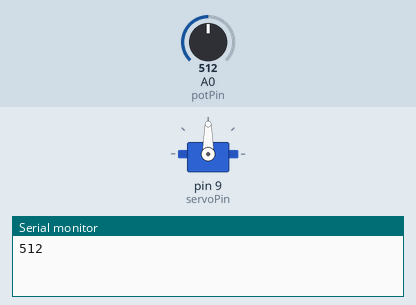
The sketch below on a simulated Arduino Uno, built with avr-gcc and run on an emulated ATmega328P. On the bench: servo, the last lines printed to the serial monitor. The test bench sets the inputs (shaded band); at power-on: A0 (potPin) = 512.

Above: at 1.2 s.
1.3 s: A0 (potPin) set to 716
At 2.1 s:
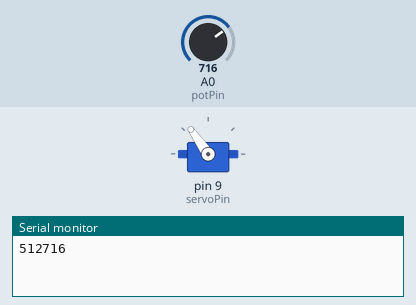
2.8 s: A0 (potPin) set to 900
At 3.3 s:
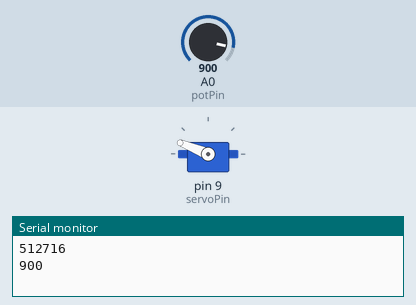
4.3 s: A0 (potPin) set to 1023
At 5.5 s:
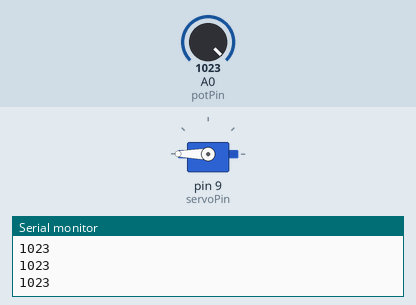
5.8 s: A0 (potPin) set to 306
At 7.0 s:
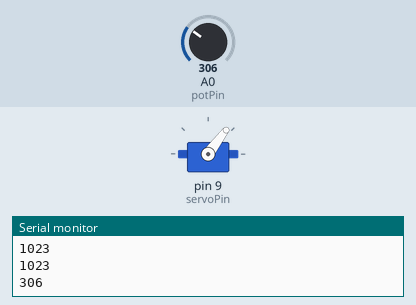
7.3 s: A0 (potPin) set to 122
At 7.9 s:
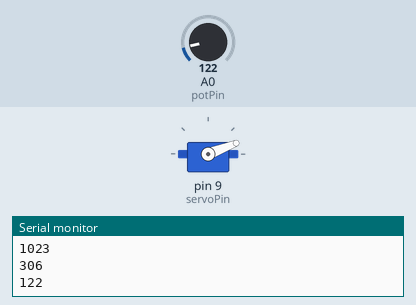
8.8 s: A0 (potPin) set to 0
At 10.2 s:
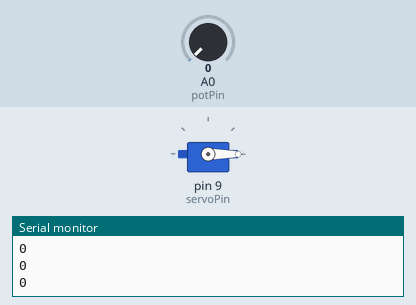
Timing chart, 0 to 11.3 s (numbered marks = the images above; inputs shaded):
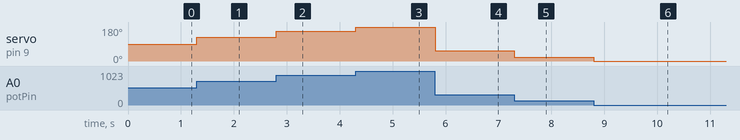

The sketch:

nano_servo_with_pot_control.ino
```cpp
/*
Controls servo motor
- sets specific position(angle) of servo horn depending on the position of the potentiometer
*/
#include <Servo.h>

Servo myservo;
int servoPin = 9;
int potPin = A0;
int potLastPos;

void servoMoveTo(int pos, int step_delay=0) {
  int steps = 1;
  int target_pos = pos;
  int current_pos = myservo.read();
  if (current_pos < target_pos) {
    for (int pos = current_pos; pos <= target_pos; pos += steps){
      myservo.write(pos);
      if (step_delay != 0) {
       delay(step_delay);
      }

    }
  } else if (current_pos > target_pos) {
    for (int pos = current_pos; pos >= target_pos; pos -= steps){
      myservo.write(pos);
      if (step_delay != 0) {
       delay(step_delay);
      }
    }
  }
}

void setup() {
  myservo.attach(servoPin);
  potLastPos = analogRead(potPin);
  Serial.begin(9600);
  Serial.print(potLastPos);
}

void loop() {
  int potPos = analogRead(potPin);
  // if statement is used to eliminate servo horn trembling due to pot values fluctuations
  if ((abs(potPos - potLastPos) > 6) || (potPos == 0) || (potPos == 1023))  {
    Serial.println(potPos);
    int angle = map(potPos, 0, 1023, 0, 180);
    myservo.write(angle);
    potLastPos = potPos;
    delay(10);
  }

}
```

Measured:
- after the input at 1.3 s, servo on pin 9 (servoPin): 90° → 125° at once
- after the input at 2.8 s, servo on pin 9 (servoPin): 125° → 158° at once
- after the input at 4.3 s, servo on pin 9 (servoPin): 158° → 180° at once
- after the input at 5.8 s, servo on pin 9 (servoPin): 180° → 53° at once
- after the input at 7.3 s, servo on pin 9 (servoPin): 53° → 21° at once
- after the input at 8.8 s, servo on pin 9 (servoPin): 21° → 0° at once
